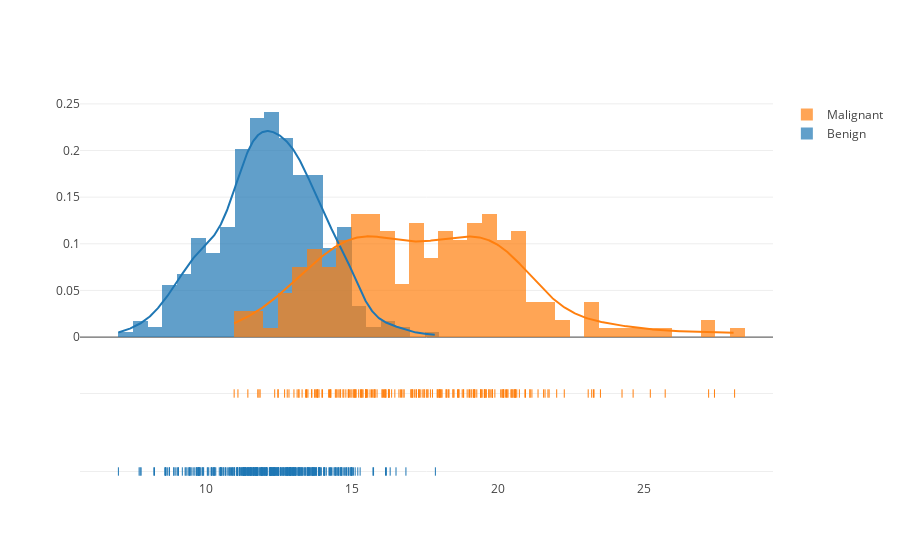

Write notebook code for a chart like this one.
### Markdown cell above
Perhaps a better way to visualize the data is using stacked histograms.

### Code cell
py.iplot(ff.create_distplot(
    [data.loc[~data['malignant'], 'mean radius'],
     data.loc[data['malignant'], 'mean radius']], 
    group_labels=["Benign","Malignant"],
    bin_size=0.5))

### Figure 1 — Plotly figure (JSON) as saved in the notebook; plotly's stock layout.template omitted (floating-point values rounded to 4 significant figures; data arrays with more than 128 entries replaced by an {"elided": "..."} marker saying what was removed)
{"data": [{"autobinx": false, "histnorm": "probability density", "legendgroup": "Benign", "marker": {"color": "rgb(31, 119, 180)"}, "name": "Benign", "opacity": 0.7, "type": "histogram", "x": {"elided": "357 float values"}, "xaxis": "x1", "xbins": {"end": 17.85, "size": 0.5, "start": 6.981}, "yaxis": "y1"}, {"autobinx": false, "histnorm": "probability density", "legendgroup": "Malignant", "marker": {"color": "rgb(255, 127, 14)"}, "name": "Malignant", "opacity": 0.7, "type": "histogram", "x": {"elided": "212 float values"}, "xaxis": "x1", "xbins": {"end": 28.11, "size": 0.5, "start": 10.95}, "yaxis": "y1"}, {"legendgroup": "Benign", "marker": {"color": "rgb(31, 119, 180)"}, "mode": "lines", "name": "Benign", "showlegend": false, "type": "scatter", "x": {"elided": "500 float values"}, "xaxis": "x1", "y": {"elided": "500 float values"}, "yaxis": "y1"}, {"legendgroup": "Malignant", "marker": {"color": "rgb(255, 127, 14)"}, "mode": "lines", "name": "Malignant", "showlegend": false, "type": "scatter", "x": {"elided": "500 float values"}, "xaxis": "x1", "y": {"elided": "500 float values"}, "yaxis": "y1"}, {"legendgroup": "Benign", "marker": {"color": "rgb(31, 119, 180)", "symbol": "line-ns-open"}, "mode": "markers", "name": "Benign", "showlegend": false, "text": null, "type": "scatter", "x": {"elided": "357 float values"}, "xaxis": "x1", "y": {"elided": "357 str values"}, "yaxis": "y2"}, {"legendgroup": "Malignant", "marker": {"color": "rgb(255, 127, 14)", "symbol": "line-ns-open"}, "mode": "markers", "name": "Malignant", "showlegend": false, "text": null, "type": "scatter", "x": {"elided": "212 float values"}, "xaxis": "x1", "y": {"elided": "212 str values"}, "yaxis": "y2"}], "layout": {"barmode": "overlay", "hovermode": "closest", "legend": {"traceorder": "reversed"}, "xaxis1": {"anchor": "y2", "domain": [0, 1], "zeroline": false}, "yaxis1": {"anchor": "free", "domain": [0.35, 1], "position": 0}, "yaxis2": {"anchor": "x1", "domain": [0, 0.25], "dtick": 1, "showticklabels": false}}}
